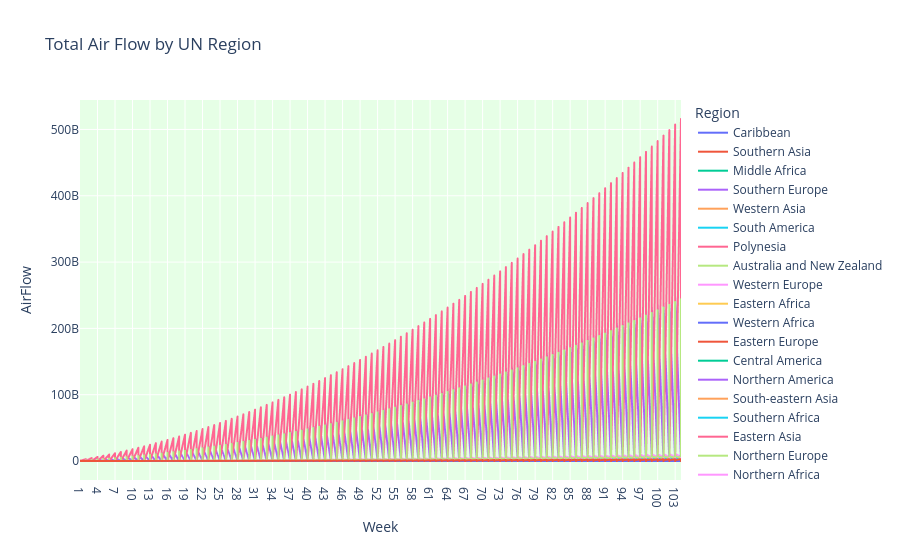

Notebook code cell kept with this figure:
### Code cell
# --- Safe cleaning function (keep exponent with e+03 etc.) ---
def clean_value(x):
    if isinstance(x, str):
        # Case: (2.0+/-1.1)e+05
        match = re.match(r"\(([\d\.]+)\+/-.*?\)(e[+-]?\d+)?", x)
        if match:
            base = match.group(1)
            exp = match.group(2) if match.group(2) else ""
            try:
                return float(base + exp)
            except:
                return np.nan
        # Case: 0.0+/-0
        match2 = re.match(r"([\d\.]+)\+/-", x)
        if match2:
            try:
                return float(match2.group(1))
            except:
                return np.nan
        # Case: plain number
        try:
            return float(x)
        except:
            return np.nan
    return x

week_cols = df.columns[2:]  
df[week_cols] = df[week_cols].applymap(clean_value)

df = df.copy()

# --- Accumulate airflow across weeks ---
df[week_cols] = df[week_cols].cumsum(axis=1)

# --- Add UN region + subregion + ISO3 ---
cc = coco.CountryConverter()
df["Region"] = cc.convert(names=df["Country"], to="UNregion")
df["Subregion"] = cc.convert(names=df["Country"], to="continent")  # fallback
df["ISO3"] = cc.convert(names=df["Country"], to="ISO3")

df_melt = df.melt(
    id_vars=["Country", "ISO3", "Region", "Subregion"],
    value_vars=week_cols,
    var_name="Week", value_name="AirFlow"
)

# --- color scale ---
vmin = df[week_cols].min().min()
vmax = df[week_cols].max().max()

# ---  Widgets ---
week_index = widgets.IntSlider(
    value=1,
    min=1,
    max=len(week_cols),
    step=1,
    description="Week:"
)

group_choice = widgets.Dropdown(
    options=["Region", "Subregion"],
    value="Region",
    description="Group by:"
)

region_filter = widgets.Dropdown(
    options=["All"] 
            + sorted(df["Region"].dropna().unique().tolist()) 
            + sorted(df["Subregion"].dropna().unique().tolist()),
    value="All",
    description="Filter:"
)

play_button = widgets.Button(
    description="▶ Play",
    tooltip="Auto-play weeks",
    button_style="success"
)

out = widgets.Output()

# --- Plotting ---
def update_plots(change=None):
    week = str(week_index.value)
    group = group_choice.value
    filter_value = region_filter.value
    
    with out:
        clear_output(wait=True)

        # Filter dataframe if region filter applied
        if filter_value != "All":
            df_filtered = df[(df["Region"] == filter_value) | (df["Subregion"] == filter_value)]
        else:
            df_filtered = df

        # Choropleth for cumulative airflow
        fig1 = px.choropleth(
            df_filtered,
            locations="ISO3",          
            locationmode="ISO-3",
            color=week,
            hover_name="Country",
            color_continuous_scale=[(0, "white"), (1, "darkgreen")],
            range_color=[vmin, vmax],
            title=f"Total Air Flow by Country (up to Week {week})"
        )
        fig1.show()

        # Historical line plot 
        fig2 = px.line(
            df_melt,
            x="Week", y="AirFlow", color=group,
            title=f"Total Air Flow by UN {group}"
        )
        fig2.update_layout(
            plot_bgcolor="#E6FFE6",   # chart area
        )
        fig2.show()

# ---  button logic ---
def play_clicked(b):
    for w in range(1, len(week_cols) + 1):
        week_index.value = w
        time.sleep(0.5)  # adjust playback speed 

play_button.on_click(play_clicked)


week_index.observe(update_plots, names="value")
group_choice.observe(update_plots, names="value")
region_filter.observe(update_plots, names="value")

from IPython.display import HTML
from ipywidgets import VBox

custom_style = """
<style>
#custom-container {
    background-color: #fffacd;   /* light yellow */
    padding: 15px;
    border-radius: 10px;
    margin-top: 10px;
    margin-bottom: 20px;
}
#custom-banner {
    width: 100%;
    background-color: #006400;   /* dark green */
    color: white;
    font-size: 24px;
    font-weight: bold;
    text-align: center;
    padding: 10px;
    border-radius: 6px;
    margin-bottom: 15px;
}
</style>
"""
display(HTML(custom_style))


container = widgets.VBox([
    widgets.HTML('<div id="custom-banner">ALLFED</div>'),
    week_index,
    group_choice,
    region_filter,
    play_button,
    out
])
container.layout = widgets.Layout(width="100%", padding="15px", border="solid 2px #006400", border_radius="10px", background_color="#fffacd")

display(container)


update_plots()

### Figure 1 — Plotly figure (JSON) as saved in the notebook; plotly's stock layout.template omitted (floating-point values rounded to 4 significant figures; data arrays with more than 128 entries replaced by an {"elided": "..."} marker saying what was removed)
{"data": [{"hovertemplate": "Region=Caribbean<br>Week=%{x}<br>AirFlow=%{y}<extra></extra>", "legendgroup": "Caribbean", "line": {"color": "#636efa", "dash": "solid"}, "marker": {"symbol": "circle"}, "mode": "lines", "name": "Caribbean", "showlegend": true, "type": "scattergl", "x": {"elided": "2288 str values"}, "xaxis": "x", "y": {"elided": "2288 float values"}, "yaxis": "y"}, {"hovertemplate": "Region=Southern Asia<br>Week=%{x}<br>AirFlow=%{y}<extra></extra>", "legendgroup": "Southern Asia", "line": {"color": "#EF553B", "dash": "solid"}, "marker": {"symbol": "circle"}, "mode": "lines", "name": "Southern Asia", "showlegend": true, "type": "scattergl", "x": {"elided": "936 str values"}, "xaxis": "x", "y": {"elided": "936 float values"}, "yaxis": "y"}, {"hovertemplate": "Region=Middle Africa<br>Week=%{x}<br>AirFlow=%{y}<extra></extra>", "legendgroup": "Middle Africa", "line": {"color": "#00cc96", "dash": "solid"}, "marker": {"symbol": "circle"}, "mode": "lines", "name": "Middle Africa", "showlegend": true, "type": "scattergl", "x": {"elided": "936 str values"}, "xaxis": "x", "y": {"elided": "936 float values"}, "yaxis": "y"}, {"hovertemplate": "Region=Southern Europe<br>Week=%{x}<br>AirFlow=%{y}<extra></extra>", "legendgroup": "Southern Europe", "line": {"color": "#ab63fa", "dash": "solid"}, "marker": {"symbol": "circle"}, "mode": "lines", "name": "Southern Europe", "showlegend": true, "type": "scattergl", "x": {"elided": "1664 str values"}, "xaxis": "x", "y": {"elided": "1664 float values"}, "yaxis": "y"}, {"hovertemplate": "Region=Western Asia<br>Week=%{x}<br>AirFlow=%{y}<extra></extra>", "legendgroup": "Western Asia", "line": {"color": "#FFA15A", "dash": "solid"}, "marker": {"symbol": "circle"}, "mode": "lines", "name": "Western Asia", "showlegend": true, "type": "scattergl", "x": {"elided": "1872 str values"}, "xaxis": "x", "y": {"elided": "1872 float values"}, "yaxis": "y"}, {"hovertemplate": "Region=South America<br>Week=%{x}<br>AirFlow=%{y}<extra></extra>", "legendgroup": "South America", "line": {"color": "#19d3f3", "dash": "solid"}, "marker": {"symbol": "circle"}, "mode": "lines", "name": "South America", "showlegend": true, "type": "scattergl", "x": {"elided": "1248 str values"}, "xaxis": "x", "y": {"elided": "1248 float values"}, "yaxis": "y"}, {"hovertemplate": "Region=Polynesia<br>Week=%{x}<br>AirFlow=%{y}<extra></extra>", "legendgroup": "Polynesia", "line": {"color": "#FF6692", "dash": "solid"}, "marker": {"symbol": "circle"}, "mode": "lines", "name": "Polynesia", "showlegend": true, "type": "scattergl", "x": {"elided": "624 str values"}, "xaxis": "x", "y": {"elided": "624 float values"}, "yaxis": "y"}, {"hovertemplate": "Region=Australia and New Zealand<br>Week=%{x}<br>AirFlow=%{y}<extra></extra>", "legendgroup": "Australia and New Zealand", "line": {"color": "#B6E880", "dash": "solid"}, "marker": {"symbol": "circle"}, "mode": "lines", "name": "Australia and New Zealand", "showlegend": true, "type": "scattergl", "x": {"elided": "208 str values"}, "xaxis": "x", "y": {"elided": "208 float values"}, "yaxis": "y"}, {"hovertemplate": "Region=Western Europe<br>Week=%{x}<br>AirFlow=%{y}<extra></extra>", "legendgroup": "Western Europe", "line": {"color": "#FF97FF", "dash": "solid"}, "marker": {"symbol": "circle"}, "mode": "lines", "name": "Western Europe", "showlegend": true, "type": "scattergl", "x": {"elided": "936 str values"}, "xaxis": "x", "y": {"elided": "936 float values"}, "yaxis": "y"}, {"hovertemplate": "Region=Eastern Africa<br>Week=%{x}<br>AirFlow=%{y}<extra></extra>", "legendgroup": "Eastern Africa", "line": {"color": "#FECB52", "dash": "solid"}, "marker": {"symbol": "circle"}, "mode": "lines", "name": "Eastern Africa", "showlegend": true, "type": "scattergl", "x": {"elided": "1872 str values"}, "xaxis": "x", "y": {"elided": "1872 float values"}, "yaxis": "y"}, {"hovertemplate": "Region=Western Africa<br>Week=%{x}<br>AirFlow=%{y}<extra></extra>", "legendgroup": "Western Africa", "line": {"color": "#636efa", "dash": "solid"}, "marker": {"symbol": "circle"}, "mode": "lines", "name": "Western Africa", "showlegend": true, "type": "scattergl", "x": {"elided": "1664 str values"}, "xaxis": "x", "y": {"elided": "1664 float values"}, "yaxis": "y"}, {"hovertemplate": "Region=Eastern Europe<br>Week=%{x}<br>AirFlow=%{y}<extra></extra>", "legendgroup": "Eastern Europe", "line": {"color": "#EF553B", "dash": "solid"}, "marker": {"symbol": "circle"}, "mode": "lines", "name": "Eastern Europe", "showlegend": true, "type": "scattergl", "x": {"elided": "1040 str values"}, "xaxis": "x", "y": {"elided": "1040 float values"}, "yaxis": "y"}, {"hovertemplate": "Region=Central America<br>Week=%{x}<br>AirFlow=%{y}<extra></extra>", "legendgroup": "Central America", "line": {"color": "#00cc96", "dash": "solid"}, "marker": {"symbol": "circle"}, "mode": "lines", "name": "Central America", "showlegend": true, "type": "scattergl", "x": {"elided": "832 str values"}, "xaxis": "x", "y": {"elided": "832 float values"}, "yaxis": "y"}, {"hovertemplate": "Region=Northern America<br>Week=%{x}<br>AirFlow=%{y}<extra></extra>", "legendgroup": "Northern America", "line": {"color": "#ab63fa", "dash": "solid"}, "marker": {"symbol": "circle"}, "mode": "lines", "name": "Northern America", "showlegend": true, "type": "scattergl", "x": {"elided": "416 str values"}, "xaxis": "x", "y": {"elided": "416 float values"}, "yaxis": "y"}, {"hovertemplate": "Region=South-eastern Asia<br>Week=%{x}<br>AirFlow=%{y}<extra></extra>", "legendgroup": "South-eastern Asia", "line": {"color": "#FFA15A", "dash": "solid"}, "marker": {"symbol": "circle"}, "mode": "lines", "name": "South-eastern Asia", "showlegend": true, "type": "scattergl", "x": {"elided": "1144 str values"}, "xaxis": "x", "y": {"elided": "1144 float values"}, "yaxis": "y"}, {"hovertemplate": "Region=Southern Africa<br>Week=%{x}<br>AirFlow=%{y}<extra></extra>", "legendgroup": "Southern Africa", "line": {"color": "#19d3f3", "dash": "solid"}, "marker": {"symbol": "circle"}, "mode": "lines", "name": "Southern Africa", "showlegend": true, "type": "scattergl", "x": {"elided": "520 str values"}, "xaxis": "x", "y": {"elided": "520 float values"}, "yaxis": "y"}, {"hovertemplate": "Region=Eastern Asia<br>Week=%{x}<br>AirFlow=%{y}<extra></extra>", "legendgroup": "Eastern Asia", "line": {"color": "#FF6692", "dash": "solid"}, "marker": {"symbol": "circle"}, "mode": "lines", "name": "Eastern Asia", "showlegend": true, "type": "scattergl", "x": {"elided": "728 str values"}, "xaxis": "x", "y": {"elided": "728 float values"}, "yaxis": "y"}, {"hovertemplate": "Region=Northern Europe<br>Week=%{x}<br>AirFlow=%{y}<extra></extra>", "legendgroup": "Northern Europe", "line": {"color": "#B6E880", "dash": "solid"}, "marker": {"symbol": "circle"}, "mode": "lines", "name": "Northern Europe", "showlegend": true, "type": "scattergl", "x": {"elided": "1248 str values"}, "xaxis": "x", "y": {"elided": "1248 float values"}, "yaxis": "y"}, {"hovertemplate": "Region=Northern Africa<br>Week=%{x}<br>AirFlow=%{y}<extra></extra>", "legendgroup": "Northern Africa", "line": {"color": "#FF97FF", "dash": "solid"}, "marker": {"symbol": "circle"}, "mode": "lines", "name": "Northern Africa", "showlegend": true, "type": "scattergl", "x": {"elided": "624 str values"}, "xaxis": "x", "y": {"elided": "624 float values"}, "yaxis": "y"}, {"hovertemplate": "Region=Melanesia<br>Week=%{x}<br>AirFlow=%{y}<extra></extra>", "legendgroup": "Melanesia", "line": {"color": "#FECB52", "dash": "solid"}, "marker": {"symbol": "circle"}, "mode": "lines", "name": "Melanesia", "showlegend": true, "type": "scattergl", "x": {"elided": "520 str values"}, "xaxis": "x", "y": {"elided": "520 float values"}, "yaxis": "y"}, {"hovertemplate": "Region=Micronesia<br>Week=%{x}<br>AirFlow=%{y}<extra></extra>", "legendgroup": "Micronesia", "line": {"color": "#636efa", "dash": "solid"}, "marker": {"symbol": "circle"}, "mode": "lines", "name": "Micronesia", "showlegend": true, "type": "scattergl", "x": {"elided": "624 str values"}, "xaxis": "x", "y": {"elided": "624 float values"}, "yaxis": "y"}, {"hovertemplate": "Region=Central Asia<br>Week=%{x}<br>AirFlow=%{y}<extra></extra>", "legendgroup": "Central Asia", "line": {"color": "#EF553B", "dash": "solid"}, "marker": {"symbol": "circle"}, "mode": "lines", "name": "Central Asia", "showlegend": true, "type": "scattergl", "x": {"elided": "520 str values"}, "xaxis": "x", "y": {"elided": "520 float values"}, "yaxis": "y"}], "layout": {"legend": {"title": {"text": "Region"}, "tracegroupgap": 0}, "plot_bgcolor": "#E6FFE6", "title": {"text": "Total Air Flow by UN Region"}, "xaxis": {"anchor": "y", "domain": [0, 1], "title": {"text": "Week"}}, "yaxis": {"anchor": "x", "domain": [0, 1], "title": {"text": "AirFlow"}}}}
